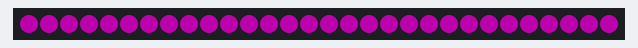
Recording of a program running on a simulated CircuitPython board. On the bench: 30 RGB LEDs in strip order, left to right. Dim RGB values are drawn brighter than linear; random numbers come from a fixed seed.

Above: at 0.1 s.
At 97.1 s:
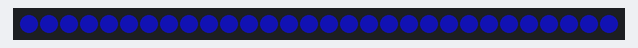

The program:

lighting.py
```python
import board
from neopixel import NeoPixel
import time
import random
np = NeoPixel(board.D2, 30, auto_write= False, brightness=0.3)

def background():
    np.fill((20,30,50))
    np.show()

value = 0

background()

def flash(flash):
    np.fill(flash)
    np.show()
    time.sleep(random.randint(2,3))
    for i in range(random.randint(1,5)):
        time.sleep(random.randint(3,5))
        np.fill((22,20,200))
        np.show()
        time.sleep(random.randint(4,5))


while True:
    background()
    flash((255,2,230))
```

Measured:
- what the display in image 1 shows lasts 30.0 s, from 97.0 s to 127.0 s
